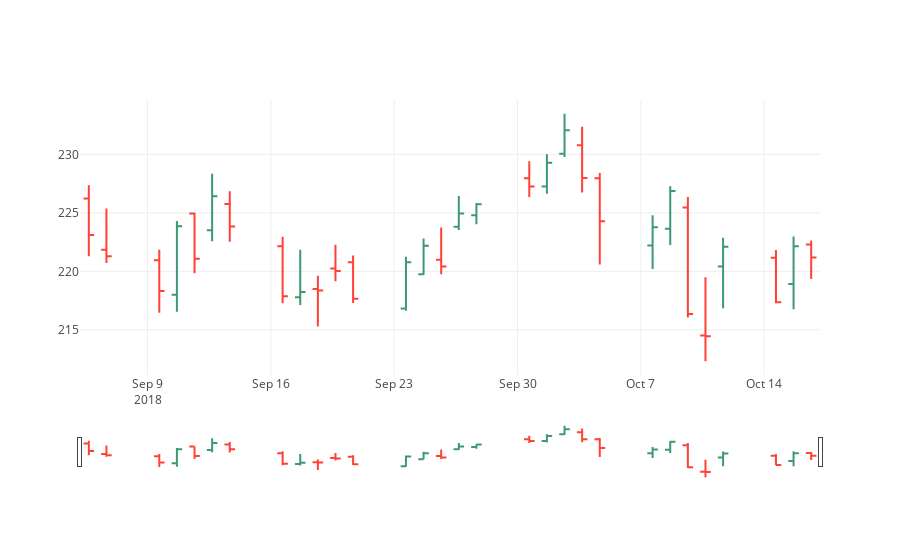

The code cell stored with this chart in its notebook:
### Code cell
#取出部分数据绘图
df = appl_df.head(30)
import plotly
import plotly.graph_objs as go

trace = go.Ohlc(
    x = df.index,
    open = df.open,
    high = df.high,
    low = df.low,
    close = df.close,
)

plotly.offline.iplot([trace])
